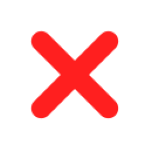
#> input picture assets/cruz.png, 150 x 150 px
$ python -i generate_dataset.py   (imports and definitions only)
#> lines starting #> are read from the running program, lines starting #| are printed output that depends on the picture
#> further down, picture is the input picture: PIL image 150x150 RGBA; mean R, G, B, A 51.9, 6.2, 6.2, 45.6
"""
generate_dataset.py
--------------------
Generador de dataset sintético para el proyecto "Death Ray".

Genera imágenes de escenas con insectos, marcadores de esquina y puntos láser,
junto con etiquetas en formato YOLO.

Uso:
    python generate_dataset.py [--dry-run]

    --dry-run: genera y muestra 1 imagen sin guardarla en disco.
"""

import argparse
import logging
import os
import random
import shutil
import sys
from pathlib import Path

import cv2
import numpy as np
from dotenv import load_dotenv
from PIL import Image, ImageEnhance

# ---------------------------------------------------------------------------
# Logging
# ---------------------------------------------------------------------------
# [4 lines not run here, left out]
logger = logging.getLogger(__name__)

# ---------------------------------------------------------------------------
# Clase IDs
# ---------------------------------------------------------------------------
CLASS_NAMES = ["mariposa", "mariquita", "cucaracha", "cruz", "laser"]
CLASS_MARIPOSA = 0
CLASS_MARIQUITA = 1
CLASS_CUCARACHA = 2
CLASS_CRUZ = 3
CLASS_LASER = 4


# ---------------------------------------------------------------------------
# Helpers
# ---------------------------------------------------------------------------

# [44 lines left out: functions load_config, load_asset, paste_rgba, not called in this run]


def apply_transforms(img: Image.Image, base_size: int = 80) -> Image.Image:
    """Aplica transformaciones aleatorias a una imagen de insecto."""
#> called with base_size = 80
    # Escala aleatoria: 0.5x a 1.5x del tamaño base
    scale = random.uniform(0.5, 1.5)
    new_size = max(1, int(base_size * scale))
    img = img.resize((new_size, new_size), Image.LANCZOS)

    # Rotación aleatoria 0-360
    angle = random.uniform(0, 360)
    img = img.rotate(angle, expand=True, resample=Image.BICUBIC)
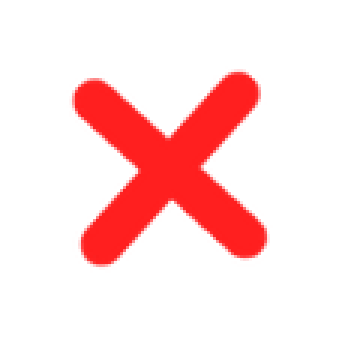
#> img: PIL image 113x113 RGBA (shown 3 times larger); mean R, G, B, A 47.9, 5.4, 5.4, 40.8; transparent parts drawn white

    # Flip horizontal/vertical aleatorio
    if random.random() < 0.5:
        img = img.transpose(Image.FLIP_LEFT_RIGHT)
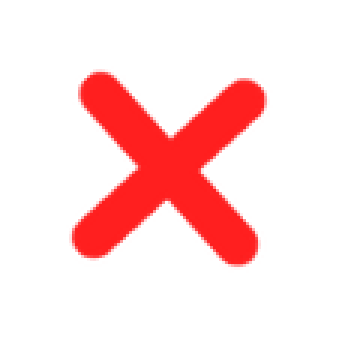
#> img: PIL image 113x113 RGBA (shown 3 times larger); mean R, G, B, A 47.9, 5.4, 5.4, 40.8; transparent parts drawn white
    if random.random() < 0.5:
        img = img.transpose(Image.FLIP_TOP_BOTTOM)

    # Variación de brillo ligera
    if random.random() < 0.5:
        factor = random.uniform(0.8, 1.2)
        # Solo afecta los canales RGB, no el alfa
        r, g, b, a = img.split()
        rgb = Image.merge("RGB", (r, g, b))
        rgb = ImageEnhance.Brightness(rgb).enhance(factor)
        r2, g2, b2 = rgb.split()
        img = Image.merge("RGBA", (r2, g2, b2, a))

    return img


# [228 lines left out: functions create_background, generate_image, main, not called in this run]


# [2 lines not run here, left out]

>>> from PIL import Image
>>> picture = Image.open('assets/cruz.png')
>>> result = apply_transforms(picture)

$ run again, on assets/mariposa.png
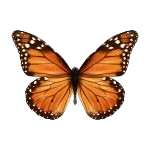
#> input picture assets/mariposa.png, 150 x 150 px
#> picture is the input picture: PIL image 150x150 RGBA; mean R, G, B, A 52.5, 31.7, 17.4, 78.1
#> in apply_transforms, `img = img.transpose(Image.FLIP_LEFT_RIGHT)`:
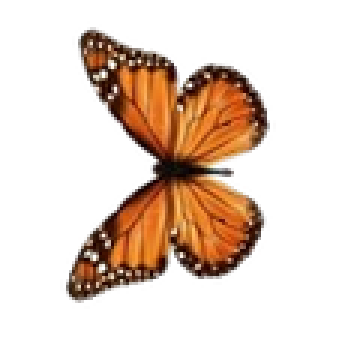
#> img: PIL image 113x113 RGBA (shown 3 times larger); mean R, G, B, A 45.9, 27.1, 14.4, 70; transparent parts drawn white
#> in apply_transforms, `img = img.transpose(Image.FLIP_TOP_BOTTOM)`:
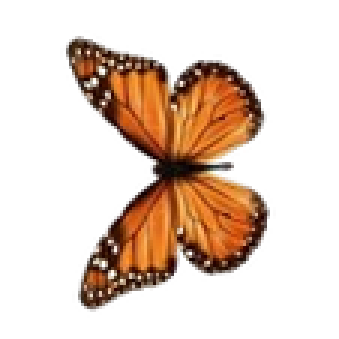
#> img: PIL image 113x113 RGBA (shown 3 times larger); mean R, G, B, A 45.9, 27.1, 14.4, 70; transparent parts drawn white

$ run again, on assets/mariquita.png
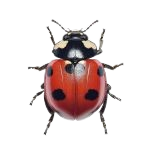
#> input picture assets/mariquita.png, 150 x 150 px
#> picture is the input picture: PIL image 150x150 RGBA; mean R, G, B, A 37.5, 26.3, 25.7, 55.4
#> in apply_transforms, `img = img.transpose(Image.FLIP_LEFT_RIGHT)`:
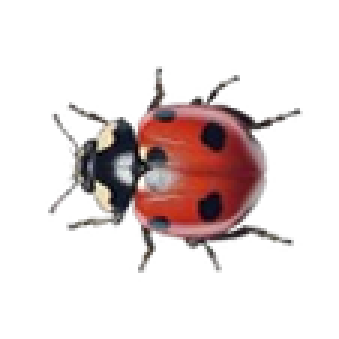
#> img: PIL image 113x113 RGBA (shown 3 times larger); mean R, G, B, A 31.6, 21.5, 20.9, 49.8; transparent parts drawn white
#> in apply_transforms, `img = img.transpose(Image.FLIP_TOP_BOTTOM)`:
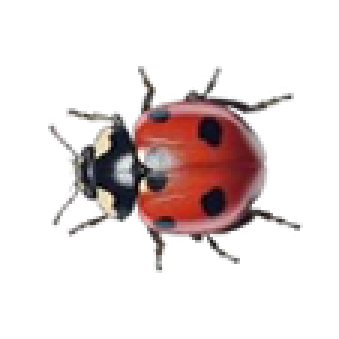
#> img: PIL image 113x113 RGBA (shown 3 times larger); mean R, G, B, A 31.6, 21.5, 20.9, 49.8; transparent parts drawn white
